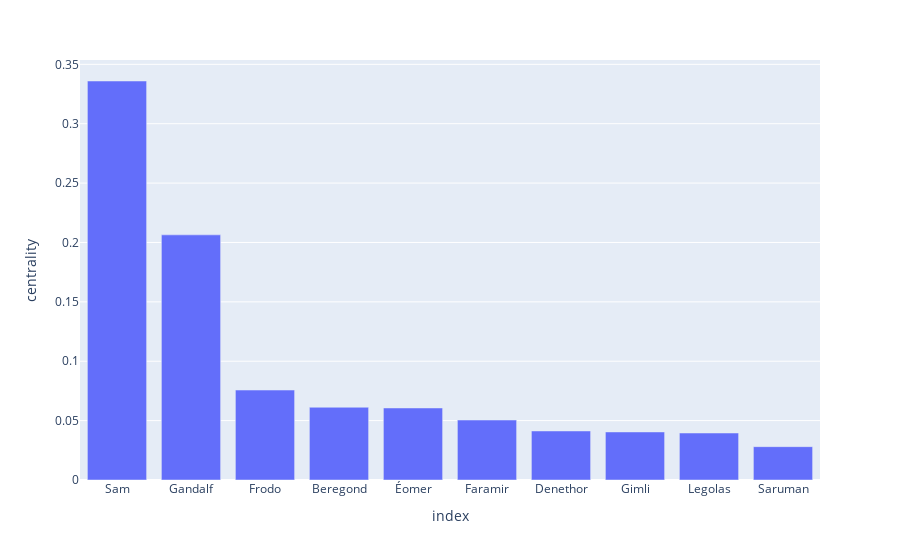

Write notebook code for a chart like this one.
### Markdown cell above
# Betweenness centrality

### Code cell
# Betweenness centrality
betweenness = nx.betweenness_centrality(G)
betweenness_df = pd.DataFrame.from_dict(betweenness, orient='index', columns=['centrality'])
# Plot top 10 nodes
top_nodes = betweenness_df.sort_values('centrality', ascending=False).head(10)
fig_betweenness = px.bar(top_nodes, x=top_nodes.index, y='centrality')
fig_betweenness.show()

### Figure 1 — Plotly figure (JSON) as saved in the notebook; plotly's stock layout.template omitted (floating-point values rounded to 4 significant figures)
{"data": [{"alignmentgroup": "True", "hovertemplate": "index=%{x}<br>centrality=%{y}<extra></extra>", "legendgroup": "", "marker": {"color": "#636efa", "pattern": {"shape": ""}}, "name": "", "offsetgroup": "", "orientation": "v", "showlegend": false, "textposition": "auto", "type": "bar", "x": ["Sam", "Gandalf", "Frodo", "Beregond", "Éomer", "Faramir", "Denethor", "Gimli", "Legolas", "Saruman"], "xaxis": "x", "y": [0.336, 0.2064, 0.07574, 0.06127, 0.06065, 0.0505, 0.04128, 0.04046, 0.03957, 0.02806], "yaxis": "y"}], "layout": {"barmode": "relative", "legend": {"tracegroupgap": 0}, "margin": {"t": 60}, "xaxis": {"anchor": "y", "domain": [0, 1], "title": {"text": "index"}}, "yaxis": {"anchor": "x", "domain": [0, 1], "title": {"text": "centrality"}}}}
